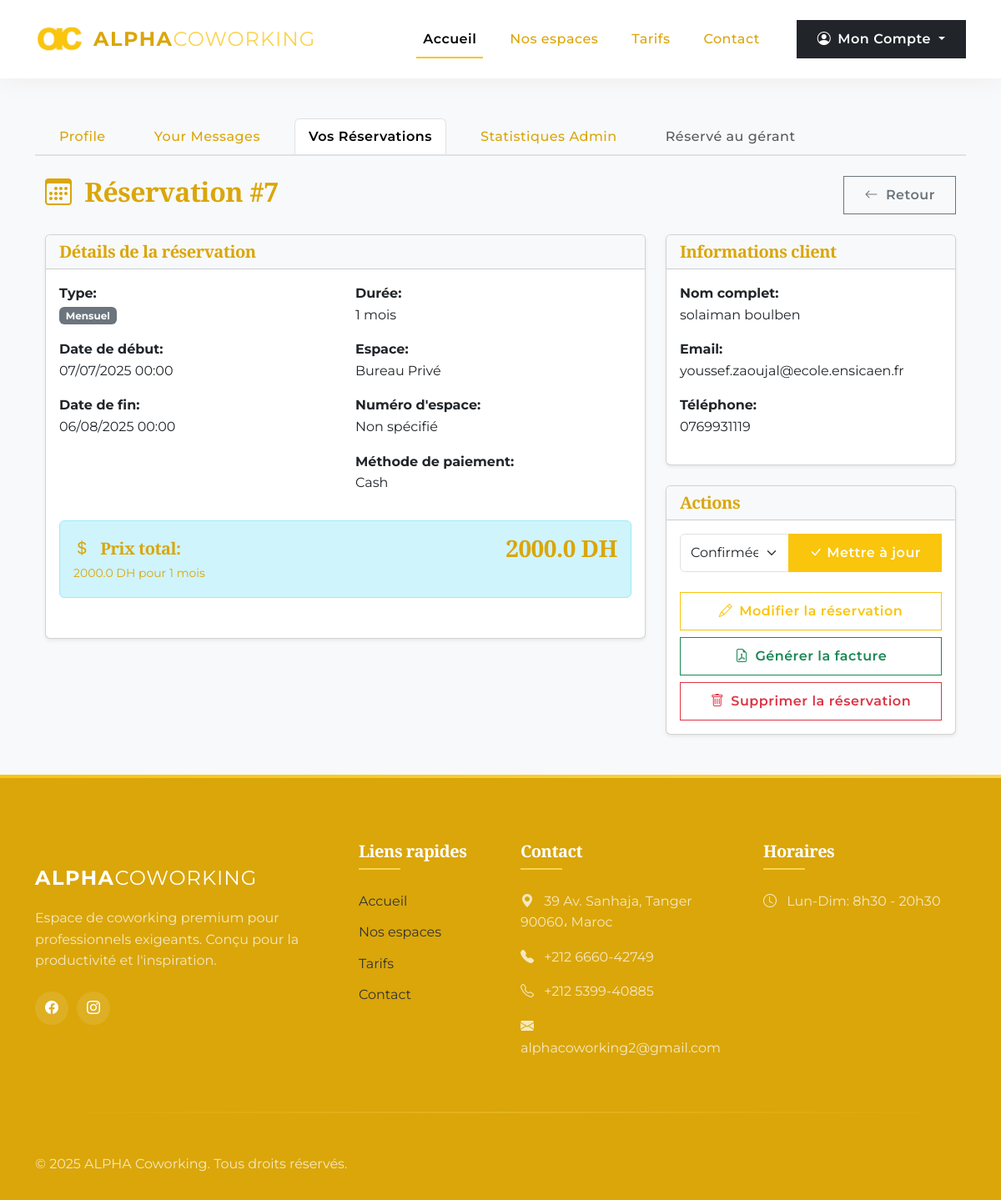
/dashboard/bookings/7 (signed in), run on an earlier commit of the app's database.
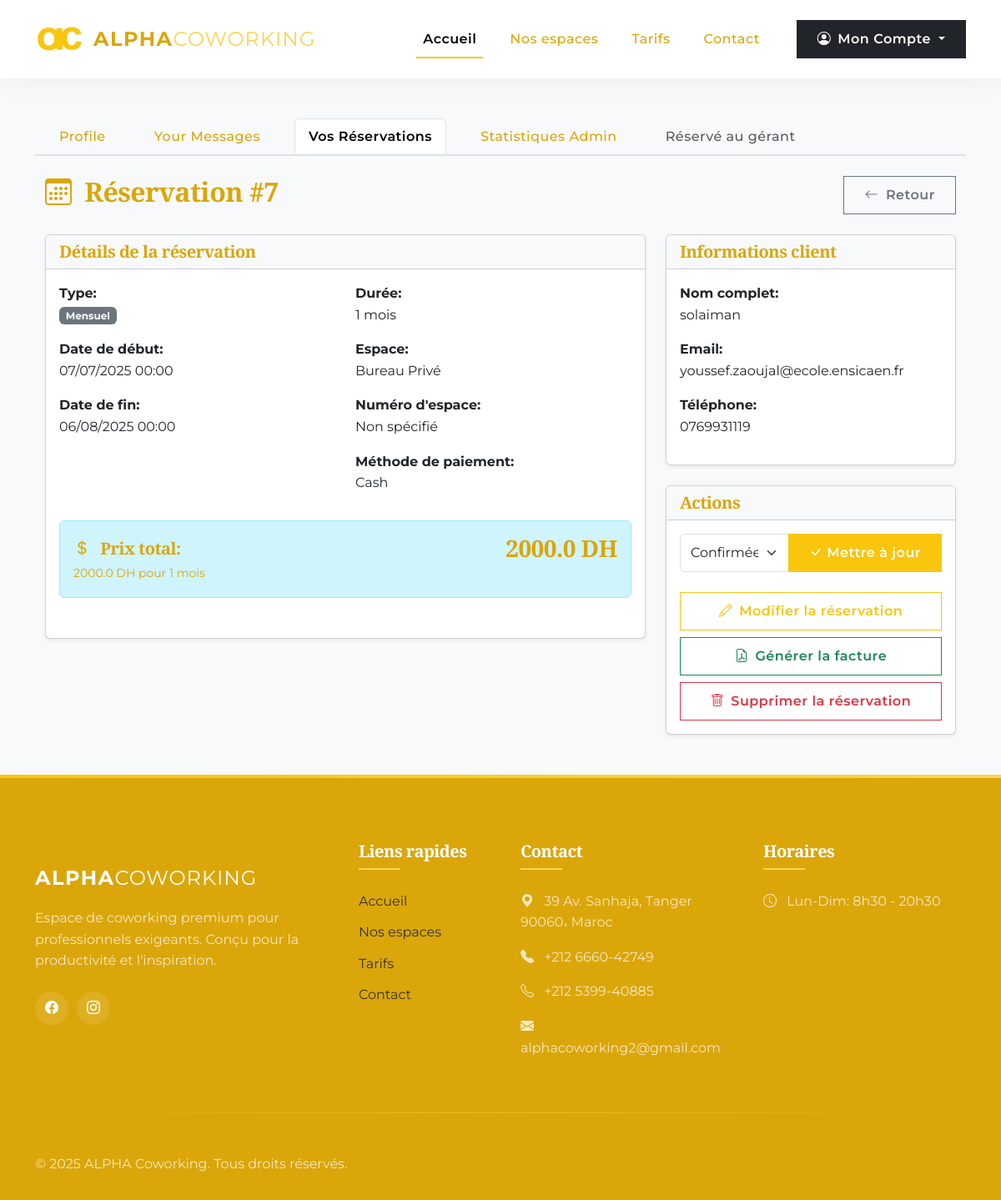
And on a later commit of the database.
### pythonic/models.py (models this page shows, shortened)
class Booking(db.Model):
    id = db.Column(db.Integer, primary_key=True)
    space_number = db.Column(db.String(20))  # Nouveau champ
    booking_type = db.Column(db.String(20), nullable=False)  # hourly, daily, monthly
    space_type = db.Column(db.String(20), nullable=True)    # Ajoutez cette ligne
    start_datetime = db.Column(db.DateTime, nullable=False)
    end_datetime = db.Column(db.DateTime, nullable=False)
    duration = db.Column(db.Integer, nullable=False)  # en heures, jours ou mois selon le type
    full_name = db.Column(db.String(50), nullable=False)
    email = db.Column(db.String(120), nullable=False)
    phone = db.Column(db.String(20), nullable=False)
    meeting_capacity = db.Column(db.String(10), nullable=True)
    company = db.Column(db.String(50))
    special_requests = db.Column(db.Text)
    payment_method = db.Column(db.String(30), nullable=False)
    total_price = db.Column(db.Float, nullable=False)
    status = db.Column(db.String(20), nullable=False, default='pending')  # pending, confirmed, cancelled, completed
    date_created = db.Column(db.DateTime, nullable=False, default=datetime.utcnow)
    created_by = db.Column(db.String(50), nullable=False,default="En ligne")  # ou "Bouchra" selon votre logique

### pythonic/reservation/routes.py (the view)
@booking_bp.route('/dashboard/bookings/<int:booking_id>')
@login_required
def booking_detail(booking_id):
    booking = Booking.query.get_or_404(booking_id)
    return render_template('booking_detail.html',
                         booking=booking,
                         active_tab='bookings')

### pythonic/models.py (called while the page is built)
@login_manager.user_loader
def load_user(user_id):
    return User.query.get(int(user_id))

### pythonic/templates/booking_detail.html (shortened to what the changed rows need)
{% extends "dashboard.html" %}
{% block bookings %}
<div class="container-fluid mt-4">
    <div class="d-flex justify-content-between align-items-center mb-4">
        <h2>
            <i class="bi bi-calendar3 me-2"></i> Réservation #{{ booking.id }}
        </h2>
        <a href="{{ url_for('reservation.admin_bookings') }}" class="btn btn-outline-secondary">
            <i class="bi bi-arrow-left me-1"></i> Retour
        </a>
    </div>
    <div class="row">
        <div class="col-md-8">
            <div class="card shadow-sm mb-4">
                <div class="card-body">
                    <div class="row mb-3">
                        <div class="col-md-6">
                            <p><strong>Type:</strong><br>
                                {% if booking.booking_type == 'hourly' %}
                                <span class="badge bg-info">À l'heure</span>
                                {% elif booking.booking_type == 'daily' %}
                                <span class="badge bg-primary">Journalier</span>
                                {% else %}
                                <span class="badge bg-secondary">Mensuel</span>
                                {% endif %}
                            </p>
                            <p><strong>Date de début:</strong><br>
                                {{ booking.start_datetime.strftime('%d/%m/%Y %H:%M') }}
                            </p>
                            <p><strong>Date de fin:</strong><br>
                                {{ booking.end_datetime.strftime('%d/%m/%Y %H:%M') }}
                            </p>
                        </div>
                        <div class="col-md-6">
                            <p><strong>Durée:</strong><br>
                                {% if booking.booking_type == 'hourly' %}
                                    {{ booking.duration }} heures
                                {% elif booking.booking_type == 'daily' %}
                                    {{ booking.duration }} jours
                                {% else %}
                                    {{ booking.duration }} mois
                                {% endif %}
                            </p>
                            <p><strong>Espace:</strong><br>
                                {% if booking.space_type == 'private' %}
                                    Bureau Privé
                                {% elif booking.space_type == 'open' %}
                                    Open Space
                                {% else %}
                                    Salle Réunion
                                    {% if booking.meeting_capacity %}
                                        - Capacité : {{ booking.meeting_capacity }} personnes
                                    {% endif %}
                                {% endif %}
                            </p>
                            <p><strong>Numéro d'espace:</strong><br>
                                {{ booking.space_number if booking.space_number else 'Non spécifié' }}
                            </p>
                            <p><strong>Méthode de paiement:</strong><br>
                                {{ booking.payment_method|capitalize }}
                            </p>
                        </div>
                    </div>
                    <div class="row mb-3">
                        <div class="col-md-12">
                            <div class="alert alert-info p-3">
                                <div class="d-flex justify-content-between align-items-center">
                                    <h5 class="mb-0"><i class="bi bi-currency-dollar me-2"></i> Prix total:</h5>
                                    <h3 class="mb-0 text-primary">{{ booking.total_price }} DH</h3>
                                </div>
                                <small class="text-muted">
                                    {% if booking.booking_type == 'hourly' %}
                                        {{ booking.total_price|round(2) }} DH pour {{ booking.duration }} heures
                                    {% elif booking.booking_type == 'daily' %}
                                        {{ booking.total_price|round(2) }} DH pour {{ booking.duration }} jours
                                    {% else %}
                                        {{ booking.total_price|round(2) }} DH pour {{ booking.duration }} mois
                                    {% endif %}
                                </small>
                            </div>
                        </div>
                    </div>
                </div>
            </div>
        </div>
        <div class="col-md-4">
            <div class="card shadow-sm mb-4">
                <div class="card-body">
                    <p><strong>Nom complet:</strong><br>
                        {{ booking.full_name }}
                    </p>
                    <p><strong>Email:</strong><br>
                        {{ booking.email }}
                    </p>
                    <p><strong>Téléphone:</strong><br>
                        {{ booking.phone }}
                    </p>
                </div>
            </div>
            <div class="card shadow-sm">
                <div class="card-body">
                    <div class="d-grid gap-2">
                        <form method="POST" action="{{ url_for('reservation.update_status', booking_id=booking.id) }}">
                            <div class="input-group mb-3">
                                <select class="form-select" name="status">
                                    <option value="confirmed" {% if booking.status == 'confirmed' %}selected{% endif %}>Confirmée</option>
                                </select>
                                <button class="btn btn-primary" type="submit">
                                    <i class="bi bi-check-lg"></i> Mettre à jour
                                </button>
                            </div>
                        </form>
                    </div>
                </div>
            </div>
        </div>
    </div>
</div>
{% endblock %}

What changed in the data, as far as the page shows it:
changed Booking "Non spécifié": full_name "solaiman boulben" → "solaiman"
